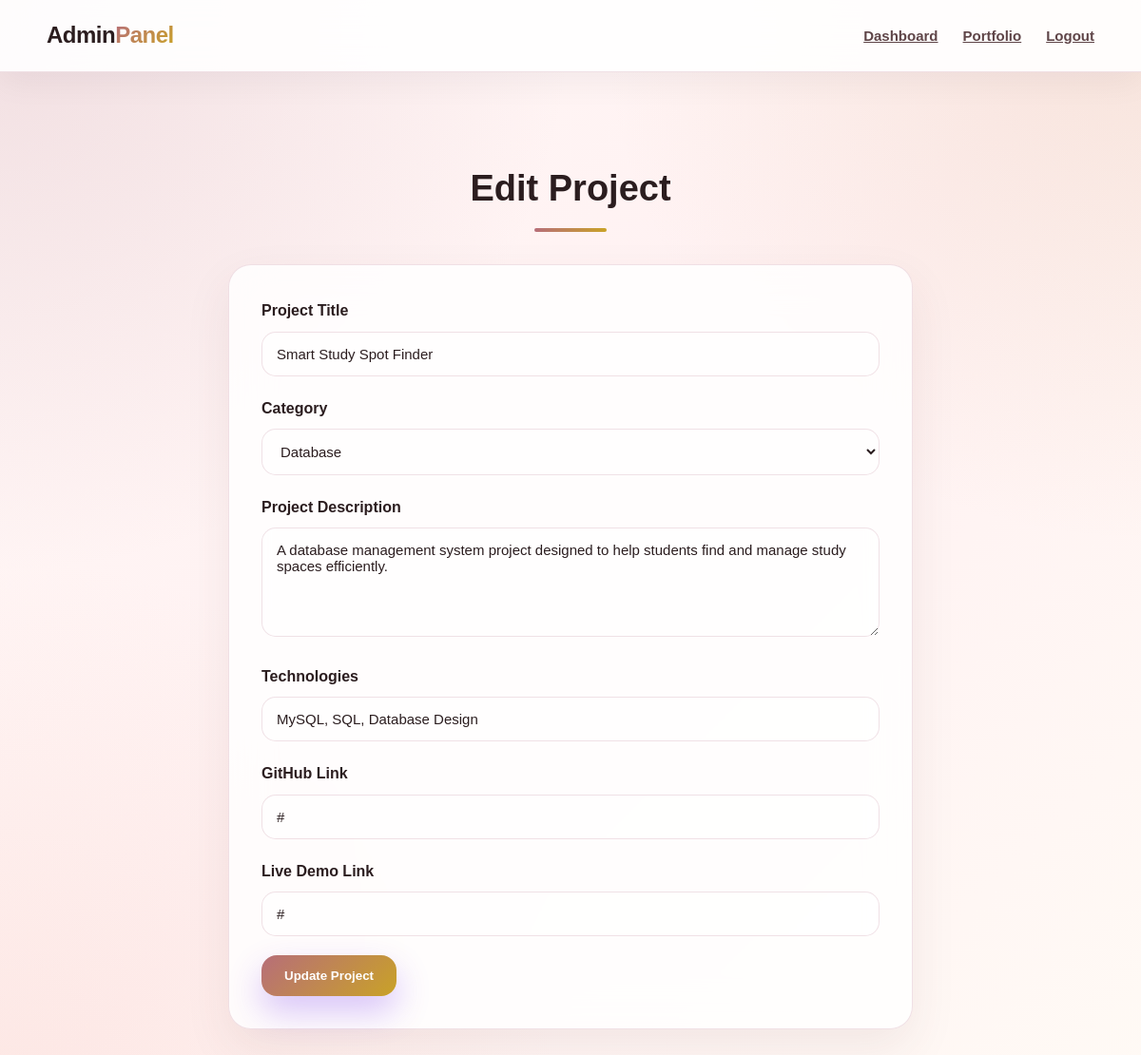
The page /admin/edit_project.php?id=1 (signed in) on the database its author committed.
### tables this page shows
CREATE TABLE `projects` (
  `id` int(11) NOT NULL,
  `title` varchar(150) NOT NULL,
  `category` varchar(50) NOT NULL,
  `description` text NOT NULL,
  `technologies` varchar(255) NOT NULL,
  `github_link` varchar(255) DEFAULT NULL,
  `live_demo_link` varchar(255) DEFAULT NULL,
  `created_at` timestamp NOT NULL DEFAULT current_timestamp()
);

### admin/edit_project.php (the view, shortened to what this page needs)
<?php
require_once "../config/db.php";
$id = $_GET["id"] ?? null;
$sql = "SELECT * FROM projects WHERE id = :id LIMIT 1";
$stmt = $conn->prepare($sql);
$stmt->execute([
    ":id" => $id
]);
$project = $stmt->fetch(PDO::FETCH_ASSOC);
?>
<!DOCTYPE html>
<html lang="en">
<head>
    <link rel="stylesheet" href="../assets/css/style.css">
</head>
<body>
<header class="header">
    <nav class="navbar">
        <div class="logo">Admin<span>Panel</span></div>
        <ul class="nav-links">
            <li><a href="dashboard.php">Dashboard</a></li>
            <li><a href="../index.php">Portfolio</a></li>
            <li><a href="logout.php">Logout</a></li>
        </ul>
    </nav>
</header>
<main class="section">
    <h2 class="section-title">Edit Project</h2>
    <form method="POST" class="contact-form">
        <div class="form-group">
            <label for="title">Project Title</label>
            <input
                type="text"
                id="title"
                name="title"
                value="<?php echo htmlspecialchars($project["title"]); ?>"
            >
        </div>
        <div class="form-group">
            <label for="category">Category</label>
            <select id="category" name="category">
                <option value="database" <?php if ($project["category"] === "database") echo "selected"; ?>>Database</option>
            </select>
        </div>
        <div class="form-group">
            <label for="description">Project Description</label>
            <textarea id="description" name="description" rows="5"><?php echo htmlspecialchars($project["description"]); ?></textarea>
        </div>
        <div class="form-group">
            <label for="technologies">Technologies</label>
            <input
                type="text"
                id="technologies"
                name="technologies"
                value="<?php echo htmlspecialchars($project["technologies"]); ?>"
            >
        </div>
        <div class="form-group">
            <label for="github_link">GitHub Link</label>
            <input
                type="text"
                id="github_link"
                name="github_link"
                value="<?php echo htmlspecialchars($project["github_link"]); ?>"
            >
        </div>
        <div class="form-group">
            <label for="live_demo_link">Live Demo Link</label>
            <input
                type="text"
                id="live_demo_link"
                name="live_demo_link"
                value="<?php echo htmlspecialchars($project["live_demo_link"]); ?>"
            >
        </div>
        <button type="submit" class="btn primary-btn">Update Project</button>
    </form>
</main>
</body>
</html>

### assets/css/style.css (style rules this page uses)
* { margin: 0; padding: 0; box-sizing: border-box; }
html { scroll-behavior: smooth; }
:root { --bg-main: #fff8f6; --bg-soft: #fff1f2; --bg-card: rgba(255, 255, 255, 0.82); --bg-header: rgba(255, 255, 255, 0.90); --text-main: #2b1d1f; --text-soft: #5f4548; --text-muted: #8a6f73; --primary: #b76e79; --primary-dark: #8f4f5a; --blue: #c9a227; --cyan: #f4c2b6; --border: rgba(192, 132, 151, 0.24); --shadow: 0 20px 50px rgba(90, 45, 55, 0.08); --shadow-strong: 0 25px 70px rgba(192, 132, 151, 0.22); --radius: 24px; --radius-small: 14px; --transition: 0.3s ease; }
body { font-family: Arial, Helvetica, sans-serif; color: var(--text-main); line-height: 1.7; min-height: 100vh; background: radial-gradient(circle at top left, rgba(192, 132, 151, 0.22), transparent 36%), radial-gradient(circle at top right, rgba(212, 163, 115, 0.18), transparent 34%), radial-gradient(circle at bottom left, rgba(242, 184, 162, 0.18), transparent 35%), linear-gradient(135deg, #fff8f6, #fff1f2, #fffaf5); overflow-x: hidden; }
.section { max-width: 1150px; margin: auto; padding: 90px 24px; }
.section-title { text-align: center; font-size: 38px; margin-bottom: 48px; color: var(--text-main); position: relative; }
.section-title::after { content: ""; width: 76px; height: 4px; background: linear-gradient(90deg, var(--primary), var(--blue)); border-radius: 20px; position: absolute; left: 50%; bottom: -14px; transform: translateX(-50%); }
.header { position: sticky; top: 0; z-index: 1000; background: var(--bg-header); backdrop-filter: blur(22px); -webkit-backdrop-filter: blur(22px); border-bottom: 1px solid var(--border); box-shadow: 0 10px 35px rgba(15, 23, 42, 0.05); }
.navbar { max-width: 1150px; margin: auto; padding: 17px 24px; display: flex; align-items: center; justify-content: space-between; }
.logo { font-size: 24px; font-weight: 800; letter-spacing: -0.5px; color: var(--text-main); }
.logo span { background: linear-gradient(135deg, var(--primary), var(--blue)); background-clip: text; -webkit-background-clip: text; -webkit-text-fill-color: transparent; }
.nav-links { list-style: none; display: flex; align-items: center; gap: 26px; }
.nav-links a { color: var(--text-soft); font-weight: 600; font-size: 15px; position: relative; transition: var(--transition); }
.nav-links a::after { content: ""; position: absolute; left: 0; bottom: -7px; width: 0; height: 2px; background: linear-gradient(90deg, var(--primary), var(--blue)); transition: var(--transition); }
.btn { display: inline-flex; align-items: center; justify-content: center; border: none; padding: 14px 24px; border-radius: 16px; cursor: pointer; font-weight: 800; transition: var(--transition); }
.primary-btn { background: linear-gradient(135deg, var(--primary), var(--blue)); color: white; box-shadow: 0 16px 35px rgba(124, 58, 237, 0.30); }
.about-text, .skill-card, .project-card, .timeline-item, .contact-form, .admin-section { background: var(--bg-card); backdrop-filter: blur(22px); -webkit-backdrop-filter: blur(22px); border: 1px solid var(--border); border-radius: var(--radius); box-shadow: var(--shadow); }
.contact-form { max-width: 720px; margin: auto; padding: 34px; }
.form-group { margin-bottom: 20px; }
.form-group label { display: block; margin-bottom: 8px; font-weight: 800; color: var(--text-main); }
.form-group input, .form-group textarea, .form-group select { width: 100%; padding: 14px 15px; border: 1px solid var(--border); border-radius: 15px; font-size: 15px; font-family: inherit; background: rgba(255, 255, 255, 0.58); color: var(--text-main); transition: var(--transition); }
.form-group textarea { resize: vertical; }

### rows shown on the page
projects: title "Smart Study Spot Finder", category "Database", description "A database management system project designed to help students find and manage study spaces efficiently.", technologies "MySQL, SQL, Database Design", github_link "#", live_demo_link "#"
